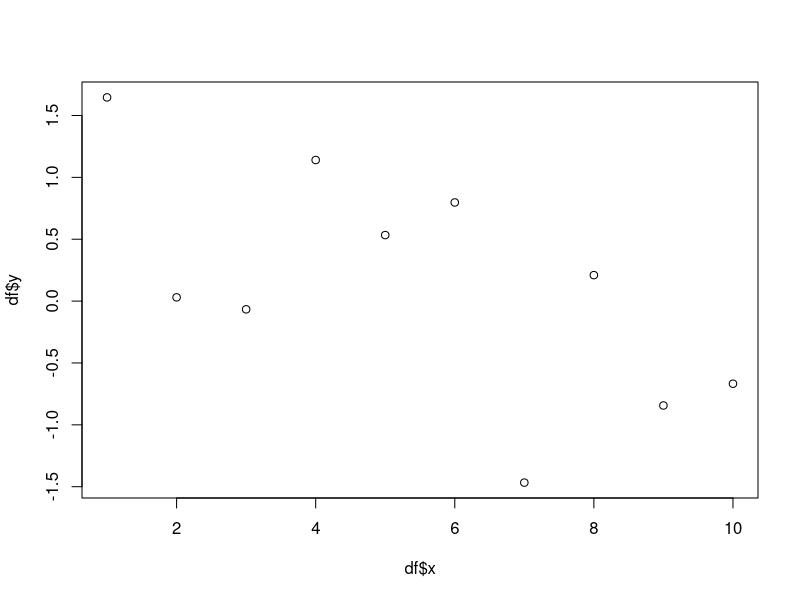
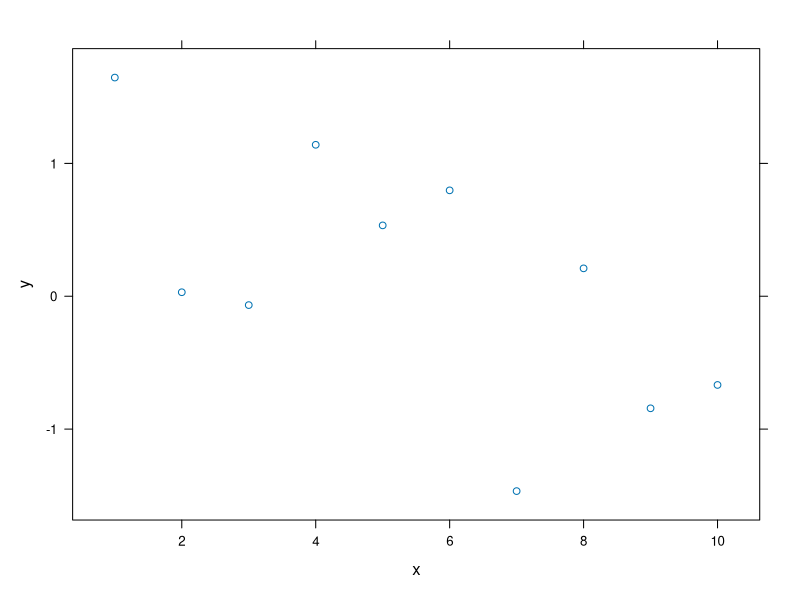
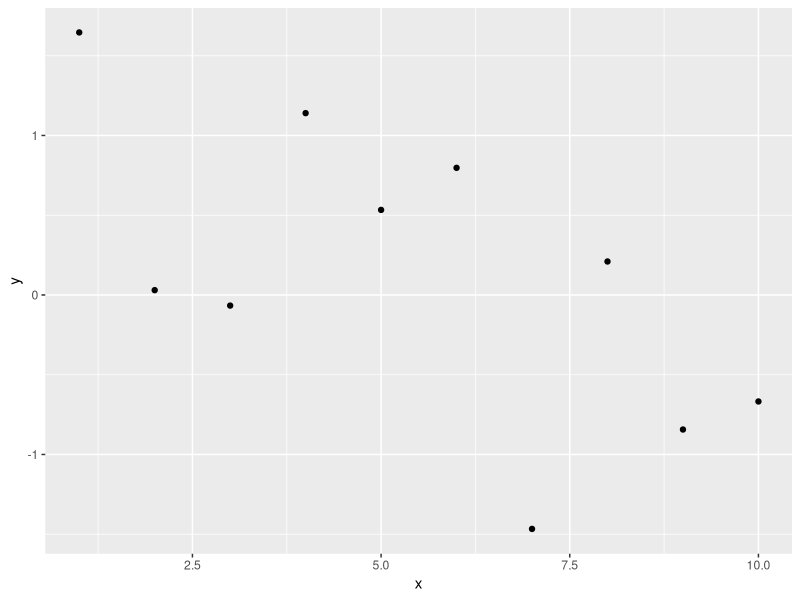

Reproduce these figures in R, in order.
## ---- chunk 1
df <- data.frame(x=1:10, y=rnorm(10))
head(df)
## ---- chunk 2
plot(df$x, df$y)
## ---- chunk 3
library(lattice)
xyplot(y~x, df)
## ---- chunk 4
library(ggplot2)

ggplot(df, aes(x, y)) + geom_point()
## ---- chunk 5
df <- data.frame(x=1:3, y=c(1.1, 2.1, 3.2))
df
